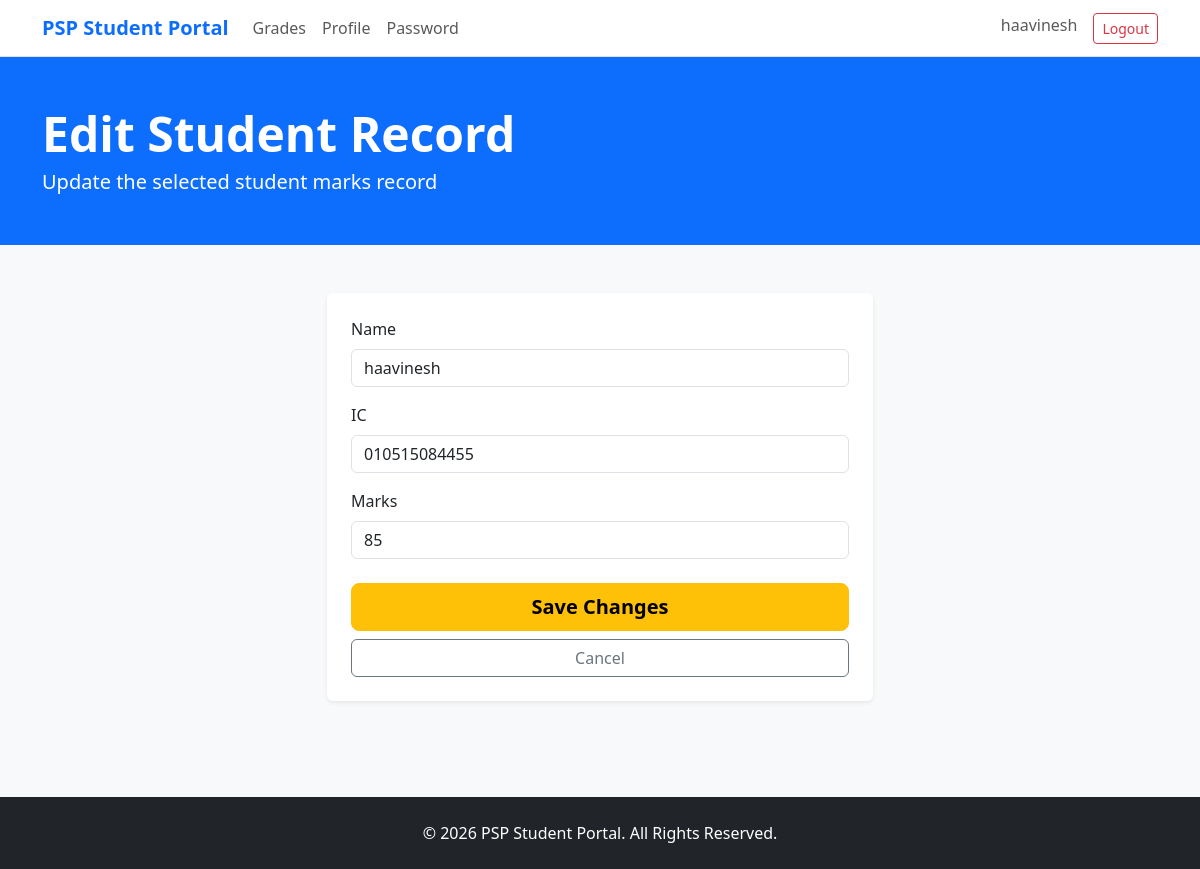
The page /index.php?action=edit_student&id=1 (signed in) on the database its author committed.
### tables this page shows
CREATE TABLE student_grades (
    id INT UNSIGNED AUTO_INCREMENT PRIMARY KEY,
    name VARCHAR(100) NOT NULL,
    ic VARCHAR(12) NOT NULL UNIQUE,
    marks TINYINT UNSIGNED NOT NULL,
    created_at TIMESTAMP DEFAULT CURRENT_TIMESTAMP,
    updated_at TIMESTAMP DEFAULT CURRENT_TIMESTAMP ON UPDATE CURRENT_TIMESTAMP,
    CONSTRAINT chk_student_marks CHECK (marks BETWEEN 0 AND 100)
);

### app/controllers/MainController.php (called while the page is built, shortened)
<?php
class MainController
{
    private StudentModel $model;
    public function __construct(\mysqli $conn)
    {
        $this->model = new StudentModel($conn);
    }
    public function editStudent(): void
    {
        $id = filter_input(INPUT_GET, 'id', FILTER_VALIDATE_INT);
        $student = $id ? $this->model->getStudent($id) : false;
        require __DIR__ . '/../views/edit_student.php';
    }
}

### index.php (called while the page is built, shortened)
<?php
require_once __DIR__ . '/app/includes/db_connect.php';
require_once __DIR__ . '/app/models/StudentModel.php';
require_once __DIR__ . '/app/controllers/MainController.php';
$controller = new MainController($conn);
$routes = [
    'home' => 'home',
    'login' => 'login',
    'logout' => 'logout',
    'register' => 'register',
    'dashboard' => 'dashboard',
    'profile' => 'profile',
    'upload_profile_picture' => 'uploadProfilePicture',
    'change_password' => 'changePassword',
    'create_student' => 'createStudent',
    'edit_student' => 'editStudent',
    'delete_student' => 'deleteStudent',
];
$action = $_GET['action'] ?? 'home';
$method = $routes[$action] ?? 'home';
$controller->$method();

### app/models/StudentModel.php (called while the page is built, shortened)
<?php
class StudentModel
{
    public function getStudent(int $id): array|false
    {
        return $this->one("SELECT id, name, ic, marks FROM student_grades WHERE id = ?", 'i', [$id]);
    }
    private function all(string $sql, string $types = '', array $params = []): array
    {
        $stmt = $this->statement($sql, $types, $params);
        $stmt->execute();
        $rows = $stmt->get_result()->fetch_all(MYSQLI_ASSOC);
        return $rows;
    }
    private function one(string $sql, string $types, array $params): array|false
    {
        $rows = $this->all($sql, $types, $params);
        return $rows[0] ?? false;
    }
    private function statement(string $sql, string $types = '', array $params = []): \mysqli_stmt
    {
        $stmt = $this->conn->prepare($sql);
        if ($types !== '') {
            $stmt->bind_param($types, ...$params);
        }
        return $stmt;
    }
}

### app/views/edit_student.php (the view, shortened to what this page needs)
<?php require_once __DIR__ . '/../views/header.php'; ?>
<header class="bg-primary text-white py-5">
    <div class="container">
        <h1 class="display-5 fw-bold mb-1">Edit Student Record</h1>
        <p class="lead mb-0">Update the selected student marks record</p>
    </div>
</header>
<main class="py-5">
    <div class="container">
        <div class="row justify-content-center">
            <div class="col-md-7 col-lg-6">
                <div class="card border-0 shadow-sm">
                    <div class="card-body p-4">
                        <form method="post" action="index.php?action=edit_student&id=<?php echo (int) $student['id']; ?>">
                            <div class="mb-3">
                                <label for="name" class="form-label">Name</label>
                                <input type="text" class="form-control" id="name" name="name"
                                    value="<?php echo htmlspecialchars($student['name']); ?>" maxlength="100" required>
                            </div>
                            <div class="mb-3">
                                <label for="ic" class="form-label">IC</label>
                                <input type="text" class="form-control" id="ic" name="ic"
                                    value="<?php echo htmlspecialchars($student['ic']); ?>" pattern="[0-9]{12}"
                                    maxlength="12" required>
                            </div>
                            <div class="mb-4">
                                <label for="marks" class="form-label">Marks</label>
                                <input type="number" class="form-control" id="marks" name="marks"
                                    value="<?php echo (int) $student['marks']; ?>" min="0" max="100" required>
                            </div>
                            <div class="d-grid gap-2">
                                <button type="submit" class="btn btn-warning btn-lg fw-semibold">Save Changes</button>
                                <a href="index.php?action=dashboard" class="btn btn-outline-secondary">Cancel</a>
                            </div>
                        </form>
                    </div>
                </div>
            </div>
        </div>
    </div>
</main>
<?php require_once __DIR__ . '/../views/footer.php'; ?>

### rows shown on the page
student_grades: name "haavinesh", ic "010515084455", marks "85"

### other values the page prints
$_SESSION['user_name'] "haavinesh"
